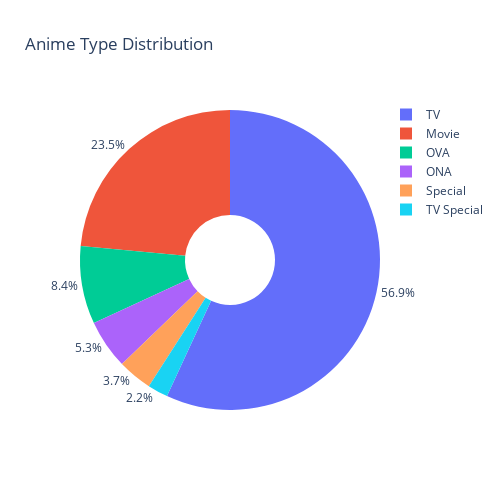

Here is the notebook cell this chart was saved with:
### Code cell
import plotly.express as px

# Prepare the data for Pie chart
type_counts = df['Type'].value_counts().reset_index()
type_counts.columns = ['Type', 'Count']

# Create the basic pie chart
fig = px.pie(type_counts, names='Type', values='Count', title='Anime Type Distribution', 
             hole=0.3,  # Creates a donut chart effect (optional)
             color='Type',  # Colors based on 'Type'
             labels={'Type': 'Anime Type', 'Count': 'Number of Anime'})

# Update the traces to show percentages outside the pie chart
fig.update_traces(textinfo='percent', textposition='outside')

# Increase the figure size
fig.update_layout(
    width=500,  # Adjust the width of the figure
    height=500,  # Adjust the height of the figure
)

# Show the pie chart
fig.show()

### Figure 1 — Plotly figure (JSON) as saved in the notebook; plotly's stock layout.template omitted (floating-point values rounded to 4 significant figures)
{"data": [{"customdata": [["TV"], ["Movie"], ["OVA"], ["ONA"], ["Special"], ["TV Special"]], "domain": {"x": [0, 1], "y": [0, 1]}, "hole": 0.3, "hovertemplate": "Anime Type=%{customdata[0]}<br>Number of Anime=%{value}<extra></extra>", "labels": ["TV", "Movie", "OVA", "ONA", "Special", "TV Special"], "legendgroup": "", "marker": {"colors": ["#636efa", "#EF553B", "#00cc96", "#ab63fa", "#FFA15A", "#19d3f3"]}, "name": "", "showlegend": true, "textinfo": "percent", "textposition": "outside", "type": "pie", "values": [569, 235, 84, 53, 37, 22]}], "layout": {"height": 500, "legend": {"tracegroupgap": 0}, "title": {"text": "Anime Type Distribution"}, "width": 500}}
